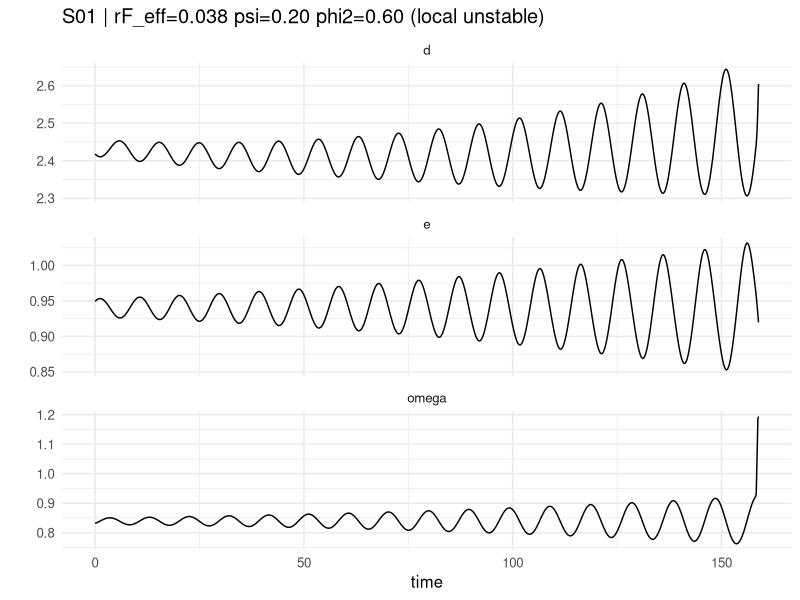
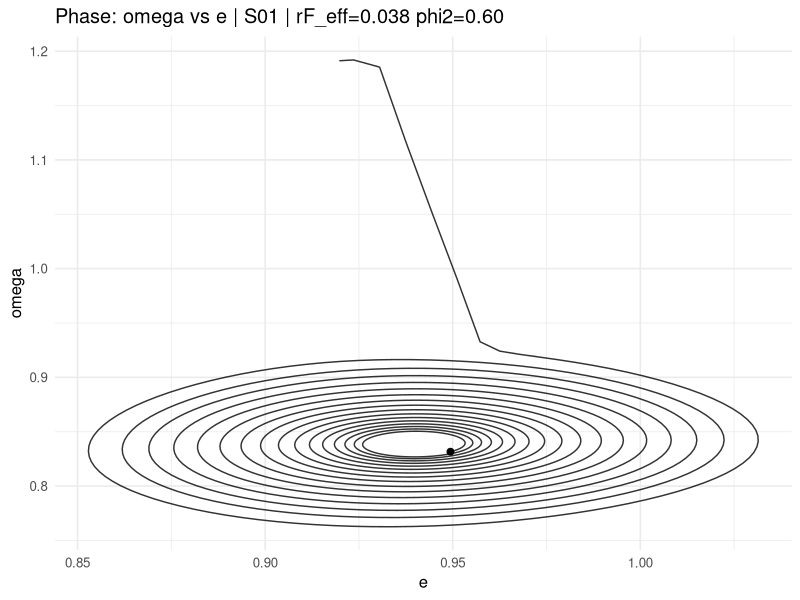
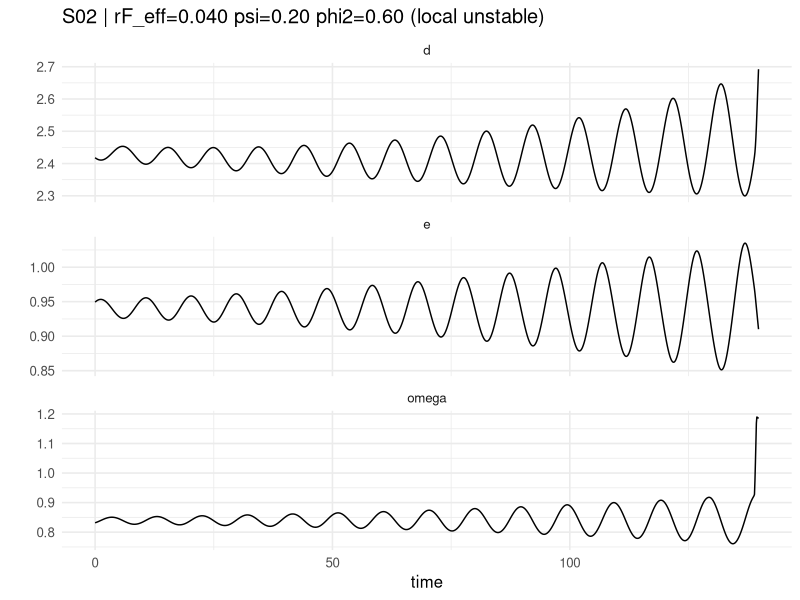
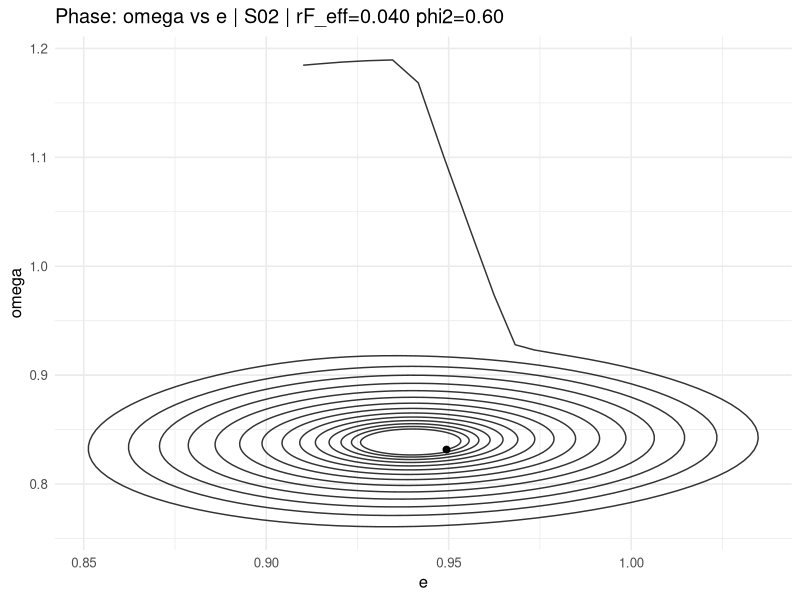
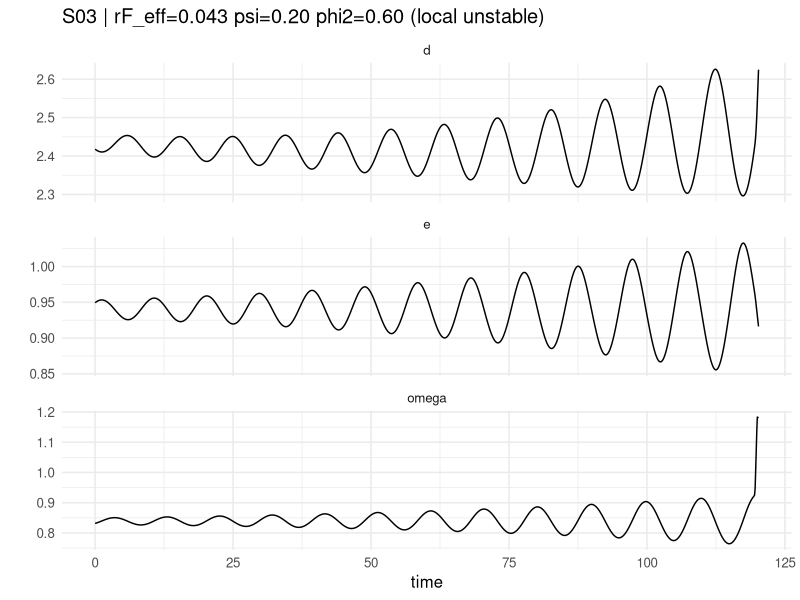
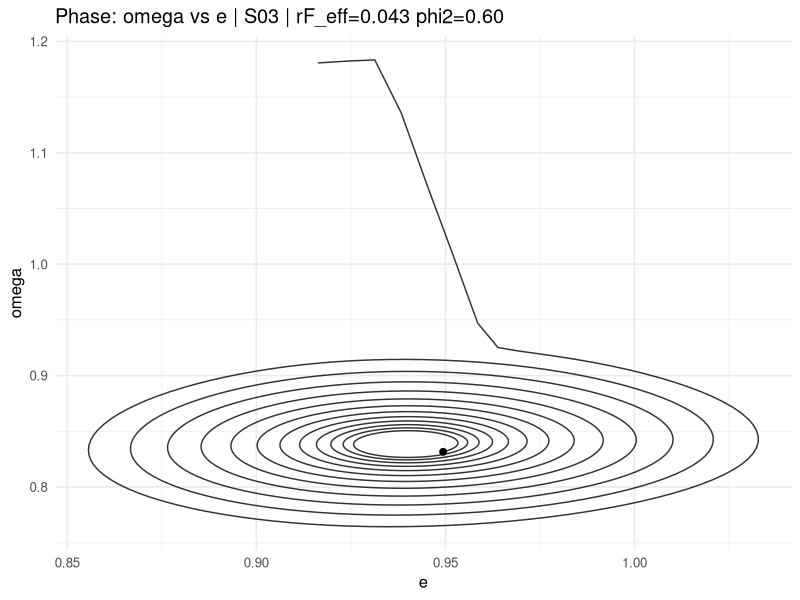
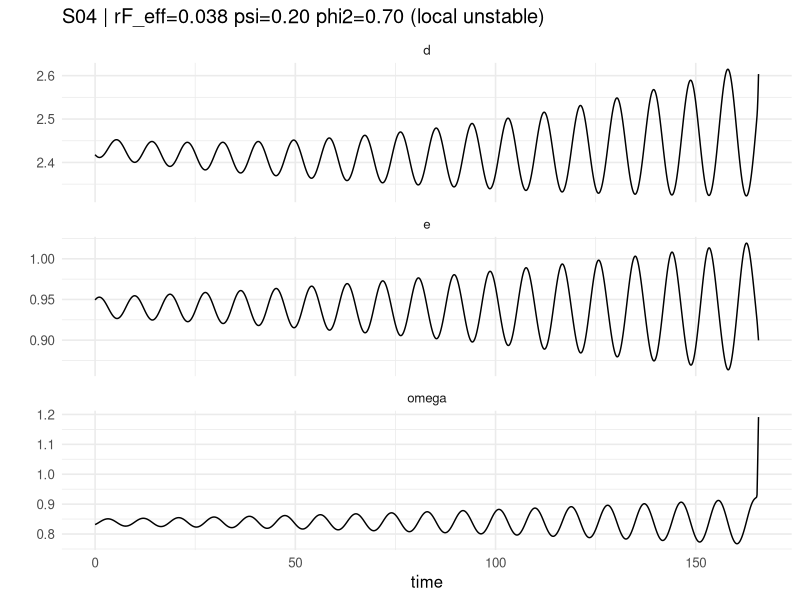
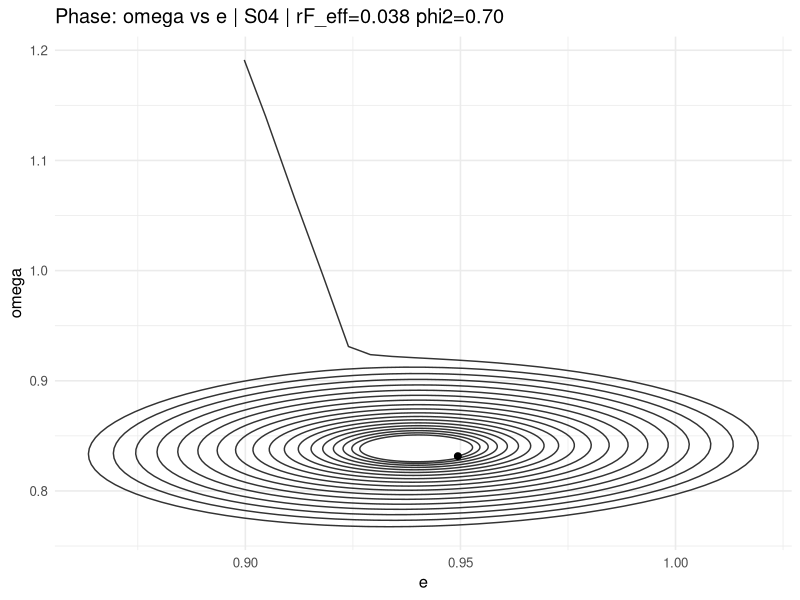

The R source for these figures, in order:
# ============================================================
# simulate_9_calibrations.R
# 9 simulations around the Hopf boundary with sigma fixed.
# States: (e, omega, d). Finance auxiliary: f_bar(r) (Option 1 reduction)
#
# Exports to:
# outputs/wealth_goodwin/grid_search/best_results/sims/
#   - scenario_summary.csv
#   - trajectories/scenario_XX.csv
#   - plots/time_*.png, phase_*.png
# ============================================================

suppressPackageStartupMessages({
  library(deSolve)
  library(dplyr)
  library(tidyr)
  library(ggplot2)
  library(readr)
})

# ----------------------------
# Paths
# ----------------------------
base_dir <- "outputs/wealth_goodwin/grid_search/best_results"
sim_dir  <- file.path(base_dir, "sims")
traj_dir <- file.path(sim_dir, "trajectories")
plot_dir <- file.path(sim_dir, "plots")
dir.create(sim_dir,  showWarnings = FALSE, recursive = TRUE)
dir.create(traj_dir, showWarnings = FALSE, recursive = TRUE)
dir.create(plot_dir, showWarnings = FALSE, recursive = TRUE)

# ----------------------------
# Helper utilities
# ----------------------------
clamp01 <- function(x) pmin(1, pmax(0, x))
rf_tilde_from_rf <- function(rF, psi) -clamp01(psi) * rF

logistic_bounded <- function(x, a, b, x0, k) {
  a + (b - a) / (1 + exp(-k * (x - x0)))
}
logistic_bounded_d <- function(x, a, b, x0, k) {
  L <- 1 / (1 + exp(-k * (x - x0)))
  (b - a) * k * L * (1 - L)
}
logistic_bounded_inv <- function(y, a, b, x0, k) {
  stopifnot(all(y > a & y < b))
  x0 - (1 / k) * log((b - a) / (y - a) - 1)
}

# ----------------------------
# Base parameters (match your calibration code)
# ----------------------------
par_base <- list(
  sigma = 2.0,
  delta = 0.05,
  alpha = 0.02,
  beta  = 0.01,
  i     = 0.03,
  
  phi0 = 0.00,
  phi1 = 0.60,  # will be computed endogenously
  phi2 = 0.70,
  phi3 = 5.0,
  phi4 = 1.0,
  
  kappa_min = 0.01,
  kappa_max = 0.35,
  kappa0    = 0.05,
  kappa1    = 40.0,
  
  lam0 = 0.00,
  lam1 = 40.0,
  
  rF = 0.08,
  rF_tilde = 0.00,
  psi = 0.20
)

# ----------------------------
# Model primitives
# ----------------------------
kappa_fun <- function(r, p) logistic_bounded(r, p$kappa_min, p$kappa_max, p$kappa0, p$kappa1)
kappa_r   <- function(r, p) logistic_bounded_d(r, p$kappa_min, p$kappa_max, p$kappa0, p$kappa1)

g_fun <- function(r, p) kappa_fun(r, p) / p$sigma - p$delta

lambda_fun <- function(r, p) {
  rF_eff <- p$rF + p$rF_tilde
  x <- (rF_eff - r - p$lam0)
  1 / (1 + exp(-p$lam1 * x))
}
lambda_r <- function(r, p) {
  lam <- lambda_fun(r, p)
  -p$lam1 * lam * (1 - lam)
}

Z_fun <- function(d, f, p) {
  arg <- (d - 1) + p$phi4 * (f - 1)
  1 / (1 + exp(-p$phi3 * arg))
}
Z_d_fun <- function(d, f, p) {
  Z <- Z_fun(d, f, p)
  p$phi3 * Z * (1 - Z)
}
Z_f_fun <- function(d, f, p) {
  Z <- Z_fun(d, f, p)
  p$phi3 * p$phi4 * Z * (1 - Z)
}

# ----------------------------
# Backbone steady state (pinned by sigma, gn, delta via kappa*)
# ----------------------------
steady_state_backbone <- function(p) {
  gn <- p$alpha + p$beta
  if (!is.finite(gn) || gn <= 0) return(list(ok = FALSE, reason = "gn_nonpositive"))
  
  kappa_star <- p$sigma * (gn + p$delta)
  if (!(kappa_star > p$kappa_min && kappa_star < p$kappa_max)) {
    return(list(ok = FALSE, reason = "kappa_star_out_of_bounds"))
  }
  
  r_star <- logistic_bounded_inv(kappa_star, p$kappa_min, p$kappa_max, p$kappa0, p$kappa1)
  d_star <- (kappa_star - p$sigma * r_star) / gn
  omega_star <- 1 - p$i * d_star - p$sigma * r_star
  
  ok <- all(is.finite(c(r_star, d_star, omega_star))) && d_star >= 0 && omega_star > 0 && omega_star < 1
  list(
    ok = ok,
    reason = if (ok) "OK" else "backbone_invalid",
    gn = gn,
    kappa_star = kappa_star,
    r_star = r_star,
    d_star = d_star,
    omega_star = omega_star
  )
}

# ----------------------------
# Reduction: f_bar(r) (Option 1 logic)
# f_bar = iotaF/gn, iotaF = lam * sF, sF = r/(1-lam)
# ----------------------------
f_bar <- function(r, p, gn) {
  lam <- lambda_fun(r, p)
  if (!is.finite(lam) || lam >= 0.999) return(NA_real_)
  sF <- r / (1 - lam)
  iotaF <- lam * sF
  iotaF / gn
}

# ----------------------------
# Full SS + phi1 endogenous to hit e_target
# ----------------------------
steady_state_full <- function(p, bb, phi2, e_target) {
  gn <- bb$gn
  r_star <- bb$r_star
  d_star <- bb$d_star
  omega_star <- bb$omega_star
  
  # finance at r_star
  f_star <- f_bar(r_star, p, gn)
  if (!is.finite(f_star) || f_star < 0) return(list(ok = FALSE, reason = "f_star_invalid"))
  
  p$phi2 <- phi2
  Z_star <- Z_fun(d_star, f_star, p)
  
  numer <- (p$alpha - p$phi0 + phi2 * Z_star)
  if (!is.finite(numer) || numer <= 0) return(list(ok = FALSE, reason = "phi1_numer_nonpositive"))
  phi1 <- numer / e_target
  e_star <- numer / phi1
  
  ok <- is.finite(phi1) && is.finite(e_star) && phi1 > 0 && e_star > 0
  list(
    ok = ok,
    reason = if (ok) "OK" else "ss_invalid",
    r_star = r_star,
    d_star = d_star,
    omega_star = omega_star,
    f_star = f_star,
    Z_star = Z_star,
    phi1 = phi1,
    e_star = e_star
  )
}

# ----------------------------
# Jacobian at SS (for local classification)
# ----------------------------
jacobian_at_ss <- function(ss, bb, p, phi2) {
  gn <- bb$gn
  r  <- ss$r_star
  d  <- ss$d_star
  e  <- ss$e_star
  om <- ss$omega_star
  phi1 <- ss$phi1
  
  r_om <- -1 / p$sigma
  r_d  <- -p$i / p$sigma
  
  kap_rv <- kappa_r(r, p)
  g_r   <- kap_rv / p$sigma
  
  # f_r under reduction f_bar(r)
  lam <- lambda_fun(r, p)
  lam_rv <- lambda_r(r, p)
  if (lam >= 0.999) lam <- 0.999
  # f = [lam*r/(1-lam)]/gn
  # derivative wrt r:
  # f_r = (1/gn)* d/dr [lam*r/(1-lam)]
  # Let q = lam/(1-lam). Then f = (r*q)/gn.
  # q_r = lam_r/(1-lam)^2
  q <- lam / (1 - lam)
  q_r <- lam_rv / ((1 - lam)^2)
  f_r <- (q + r * q_r) / gn
  
  f <- ss$f_star
  Zd <- Z_d_fun(d, f, p)
  Zf <- Z_f_fun(d, f, p)
  
  Z_om <- Zf * f_r * r_om
  Z_dv <- Zd + Zf * f_r * r_d
  
  # \dot e = (g(r) - gn) e
  J11 <- 0
  J12 <- e * g_r * r_om
  J13 <- e * g_r * r_d
  
  # \dot omega = omega*(phi0 + phi1 e - alpha - phi2 Z)
  J21 <- om * phi1
  J22 <- -om * phi2 * Z_om
  J23 <- -om * phi2 * Z_dv
  
  # \dot d = kappa(r) - (1-omega) + i d - d*g(r)
  # partials:
  # d/domega: +1 + kappa_r*r_om - d*g_r*r_om
  # d/dd: i - gn? (no: g depends on r(d), and r_d enters) and -g - d*g_r*r_d
  kap_r_term_om <- kap_rv * r_om
  kap_r_term_d  <- kap_rv * r_d
  
  # g(r) level
  g <- g_fun(r, p)
  
  J31 <- 0
  J32 <- 1 + kap_r_term_om - d * g_r * r_om
  J33 <- kap_r_term_d + p$i - g - d * g_r * r_d
  
  matrix(c(J11,J12,J13,
           J21,J22,J23,
           J31,J32,J33), nrow = 3, byrow = TRUE)
}

rh_coeffs <- function(J) {
  tr <- sum(diag(J))
  M12 <- det(J[c(1,2), c(1,2)])
  M13 <- det(J[c(1,3), c(1,3)])
  M23 <- det(J[c(2,3), c(2,3)])
  s2  <- M12 + M13 + M23
  detJ <- det(J)
  a1 <- -tr
  a2 <- s2
  a3 <- -detJ
  H  <- a1*a2 - a3
  tibble(a1=a1, a2=a2, a3=a3, H=H, tr=tr, det=detJ)
}

# ----------------------------
# ODE system (3D with f_bar(r) as auxiliary)
# ----------------------------
ode_3d <- function(t, state, pars) {
  e <- state[["e"]]
  om <- state[["omega"]]
  d <- state[["d"]]
  
  p <- pars$p
  gn <- pars$gn
  
  # profit rate proxy
  r <- (1 - om - p$i * d) / p$sigma
  
  kap <- kappa_fun(r, p)
  g <- kap / p$sigma - p$delta
  
  f <- f_bar(r, p, gn)
  if (!is.finite(f)) f <- 1e6  # force blow-up if invalid
  
  Z <- Z_fun(d, f, p)
  
  de <- (g - gn) * e
  domega <- om * (p$phi0 + p$phi1 * e - p$alpha - p$phi2 * Z)
  dd <- kap - (1 - om) + p$i * d - d * g
  
  list(c(de, domega, dd),
       c(r=r, kappa=kap, g=g, f=f, Z=Z))
}

# ============================================================
# 9 calibrations (the “cross” around Hopf)
# Choose psi narratively; use rF_eff as control knob
# ============================================================
psi_choice <- 0.20

rF_eff_vals <- c(0.038, 0.040, 0.043)
phi2_vals   <- c(0.60, 0.70, 0.80)

scenarios <- expand_grid(rF_eff = rF_eff_vals, phi2 = phi2_vals) %>%
  arrange(phi2, rF_eff) %>%
  mutate(
    scenario_id = sprintf("S%02d", row_number()),
    psi = psi_choice,
    rF = rF_eff / (1 - psi),
    rF_tilde = rf_tilde_from_rf(rF, psi)
  )

write_csv(scenarios, file.path(sim_dir, "scenarios.csv"))

# ============================================================
# Simulation settings
# ============================================================
times <- seq(0, 400, by = 0.1)  # adjust horizon if you want longer
pert  <- 0.01                  # 1% perturbation around SS

# ============================================================
# Run all scenarios
# ============================================================
summary_rows <- list()

for (ii in seq_len(nrow(scenarios))) {
  
  sc <- scenarios[ii, ]
  
  # build parameter list for scenario
  p <- par_base
  p$psi <- sc$psi
  p$rF  <- sc$rF
  p$rF_tilde <- sc$rF_tilde
  p$phi2 <- sc$phi2
  
  # backbone
  bb <- steady_state_backbone(p)
  if (!isTRUE(bb$ok)) {
    summary_rows[[ii]] <- tibble(
      scenario_id=sc$scenario_id, ok=FALSE, fail="backbone",
      rF_eff=sc$rF_eff, psi=sc$psi, rF=sc$rF, phi2=sc$phi2
    )
    next
  }
  
  # SS + phi1 to hit target e*
  ss <- steady_state_full(p, bb, phi2=sc$phi2, e_target=0.94)
  if (!isTRUE(ss$ok)) {
    summary_rows[[ii]] <- tibble(
      scenario_id=sc$scenario_id, ok=FALSE, fail=ss$reason,
      rF_eff=sc$rF_eff, psi=sc$psi, rF=sc$rF, phi2=sc$phi2
    )
    next
  }
  p$phi1 <- ss$phi1  # IMPORTANT: use endogenous phi1
  
  # local stability (Jacobian)
  J <- jacobian_at_ss(ss, bb, p, phi2=sc$phi2)
  ev <- eigen(J, only.values = TRUE)$values
  maxRe <- max(Re(ev))
  maxIm <- max(abs(Im(ev)))
  rh <- rh_coeffs(J)
  local_regime <- ifelse(maxRe < 0, "stable", "unstable")
  local_osc <- ifelse(maxIm > 1e-6, TRUE, FALSE)
  
  # initial condition near SS
  y0 <- c(
    e     = ss$e_star * (1 + pert),
    omega = ss$omega_star * (1 - pert),
    d     = ss$d_star * (1 + pert)
  )
  
  out <- ode(
    y = y0, times = times, func = ode_3d,
    parms = list(p=p, gn=bb$gn),
    method = "lsoda"
  )
  
  df <- as.data.frame(out) %>%
    as_tibble() %>%
    mutate(
      scenario_id = sc$scenario_id,
      rF_eff = sc$rF_eff, psi=sc$psi, rF=sc$rF,
      phi2 = sc$phi2, phi1 = p$phi1,
      e_star = ss$e_star, omega_star = ss$omega_star, d_star = ss$d_star
    )
  
  # quick boundedness flags
  df <- df %>%
    mutate(
      bad = (e <= 0) | (omega <= 0) | (omega >= 1) | (d < 0) | is.na(r) | is.na(f) | (abs(f) > 1e5)
    )
  
  diverged <- any(df$bad)
  
  # tail diagnostics (last 30%)
  n <- nrow(df)
  i0 <- max(1, floor(0.70 * n))
  tail <- df[i0:n, ]
  
  # amplitude & period proxy
  amp_e  <- max(tail$e, na.rm=TRUE) - min(tail$e, na.rm=TRUE)
  amp_om <- max(tail$omega, na.rm=TRUE) - min(tail$omega, na.rm=TRUE)
  
  # crude cycle detector: std in tail
  sd_e  <- sd(tail$e, na.rm=TRUE)
  sd_om <- sd(tail$omega, na.rm=TRUE)
  
  # export trajectory
  traj_file <- file.path(traj_dir, paste0("scenario_", sc$scenario_id, ".csv"))
  write_csv(df, traj_file)
  
  # plots: time series
  p_time <- df %>%
    select(time, e, omega, d) %>%
    pivot_longer(-time) %>%
    ggplot(aes(x=time, y=value)) +
    geom_line() +
    facet_wrap(~name, scales="free_y", ncol=1) +
    labs(
      title = paste0(sc$scenario_id,
                     " | rF_eff=", sprintf("%.3f", sc$rF_eff),
                     " psi=", sprintf("%.2f", sc$psi),
                     " phi2=", sprintf("%.2f", sc$phi2),
                     " (local ", local_regime, ")"),
      x="time", y=""
    ) +
    theme_minimal(base_size = 12)
  
  ggsave(file.path(plot_dir, paste0("time_", sc$scenario_id, ".png")),
         p_time, width=7, height=7, dpi=220)
  
  # plots: phase (omega vs e)
  p_phase <- df %>%
    ggplot(aes(x=e, y=omega)) +
    geom_path(alpha=0.8) +
    geom_point(data = df %>% slice(1), aes(x=e, y=omega), size=2) +
    labs(
      title = paste0("Phase: omega vs e | ", sc$scenario_id,
                     " | rF_eff=", sprintf("%.3f", sc$rF_eff),
                     " phi2=", sprintf("%.2f", sc$phi2)),
      x="e", y="omega"
    ) +
    theme_minimal(base_size = 12)
  
  ggsave(file.path(plot_dir, paste0("phase_omega_e_", sc$scenario_id, ".png")),
         p_phase, width=7, height=5, dpi=220)
  
  # record summary
  summary_rows[[ii]] <- tibble(
    scenario_id = sc$scenario_id,
    ok = TRUE,
    diverged = diverged,
    rF_eff = sc$rF_eff, psi = sc$psi, rF = sc$rF,
    phi2 = sc$phi2, phi1 = p$phi1,
    e_star = ss$e_star, omega_star = ss$omega_star, d_star = ss$d_star,
    local_maxReEig = maxRe,
    local_maxImEig = maxIm,
    local_regime = paste0(local_regime, ifelse(local_osc, "_osc", "_real")),
    a1 = rh$a1, a2=rh$a2, a3=rh$a3, H=rh$H,
    tail_amp_e = amp_e,
    tail_amp_omega = amp_om,
    tail_sd_e = sd_e,
    tail_sd_omega = sd_om
  )
}

summary_df <- bind_rows(summary_rows)

write_csv(summary_df, file.path(sim_dir, "scenario_summary.csv"))

# A quick “shortlist” filter: not diverged, decent oscillation in tail
shortlist <- summary_df %>%
  filter(ok, !diverged) %>%
  arrange(desc(tail_sd_omega), desc(tail_sd_e), abs(local_maxReEig)) %>%
  mutate(candidate = (tail_sd_omega > 0.005 | tail_sd_e > 0.005))

write_csv(shortlist, file.path(sim_dir, "scenario_shortlist.csv"))

writeLines(capture.output(sessionInfo()), file.path(sim_dir, "sessionInfo.txt"))

message("Done. Outputs in: ", sim_dir)
message("Key files: scenario_summary.csv, scenario_shortlist.csv, trajectories/*.csv, plots/*.png")
